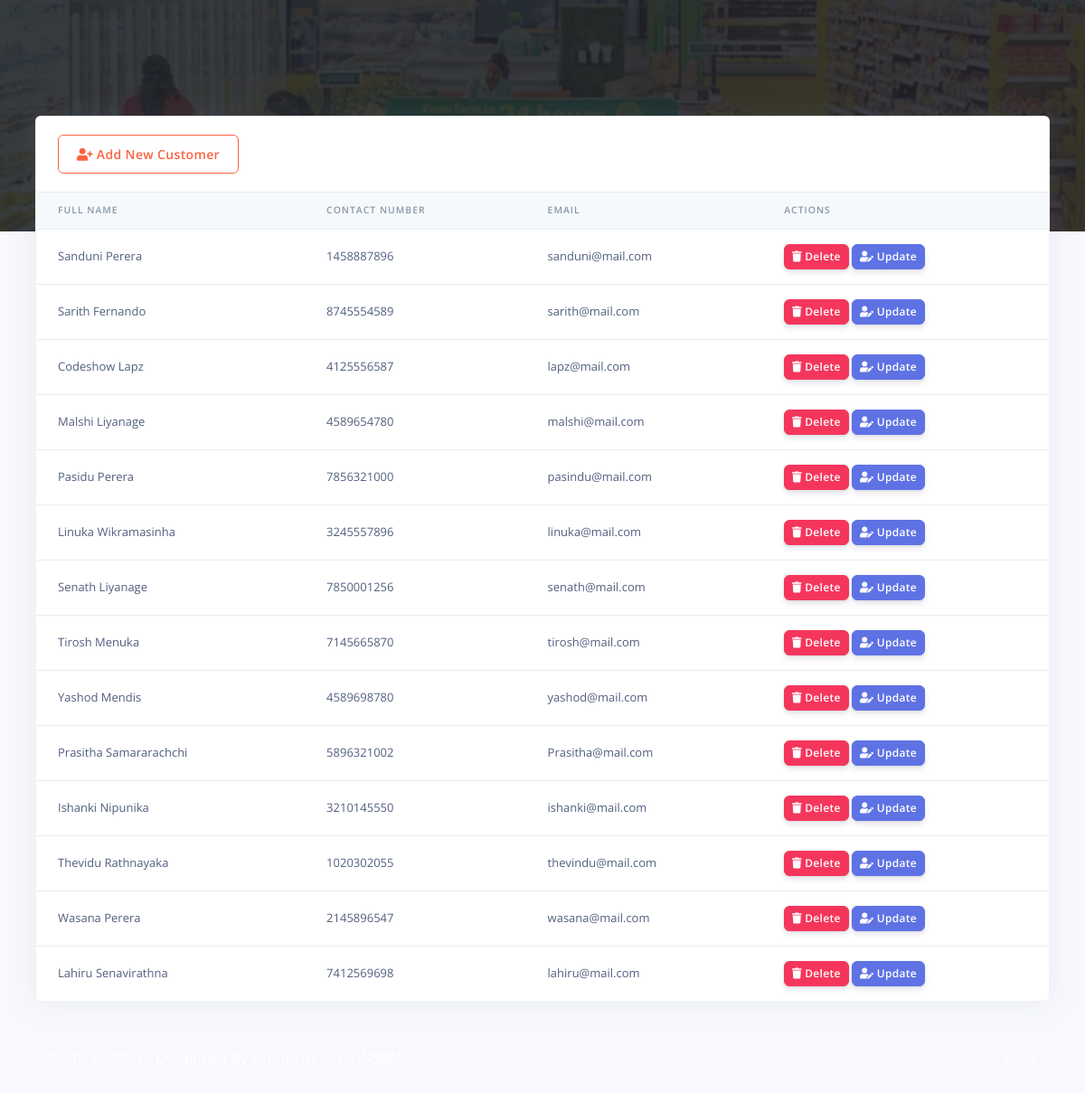
The page /Restro/admin/customes.php (signed in) on the database its author committed.
### tables this page shows
CREATE TABLE `rpos_customers` (
  `customer_id` varchar(200) NOT NULL,
  `customer_name` varchar(200) NOT NULL,
  `customer_phoneno` varchar(200) NOT NULL,
  `customer_email` varchar(200) NOT NULL,
  `customer_password` varchar(200) NOT NULL,
  `created_at` timestamp(6) NOT NULL DEFAULT current_timestamp(6) ON UPDATE current_timestamp(6)
);

### Restro/admin/customes.php (the view, shortened to what this page needs)
<?php
include('config/config.php');
require_once('partials/_head.php');
?>
<body>
  <?php
  require_once('partials/_sidebar.php');
  ?>
  <div class="main-content">
    <div class="container-fluid mt--8">
      <div class="row">
        <div class="col">
          <div class="card shadow">
            <div class="card-header border-0">
            <a href="add_customer.php" class="btn btn-outline-warning">
              <i class="fas fa-user-plus"></i> Add New Customer
            </a>
            </div>
            <div class="table-responsive">
              <table class="table align-items-center table-flush">
                <thead class="thead-light">
                  <tr>
                    <th scope="col">Full Name</th>
                    <th scope="col">Contact Number</th>
                    <th scope="col">Email</th>
                    <th scope="col">Actions</th>
                  </tr>
                </thead>
                <tbody>
                  <?php
                  $ret = "SELECT * FROM  rpos_customers  ORDER BY `rpos_customers`.`created_at` DESC ";
                  $stmt = $mysqli->prepare($ret);
                  $stmt->execute();
                  $res = $stmt->get_result();
                  while ($cust = $res->fetch_object()) {
                  ?>
                    <tr>
                      <td><?php echo $cust->customer_name; ?></td>
                      <td><?php echo $cust->customer_phoneno; ?></td>
                      <td><?php echo $cust->customer_email; ?></td>
                      <td>
                        <a href="customes.php?delete=<?php echo $cust->customer_id; ?>">
                          <button class="btn btn-sm btn-danger">
                            <i class="fas fa-trash"></i>
                            Delete
                          </button>
                        </a>
                        <a href="update_customer.php?update=<?php echo $cust->customer_id; ?>">
                          <button class="btn btn-sm btn-primary">
                            <i class="fas fa-user-edit"></i>
                            Update
                          </button>
                        </a>
                      </td>
                    </tr>
                  <?php } ?>
                </tbody>
              </table>
            </div>
          </div>
        </div>
      </div>
      <?php
      require_once('partials/_footer.php');
      ?>
    </div>
  </div>
</body>
</html>

### rows shown on the page
rpos_customers: customer_name "Sanduni Perera", customer_phoneno "1458887896", customer_email "sanduni@mail.com"
rpos_customers: customer_name "Sarith Fernando", customer_phoneno "8745554589", customer_email "sarith@mail.com"
rpos_customers: customer_name "Codeshow Lapz", customer_phoneno "4125556587", customer_email "lapz@mail.com"
rpos_customers: customer_name "Malshi Liyanage", customer_phoneno "4589654780", customer_email "malshi@mail.com"
rpos_customers: customer_name "Pasidu Perera", customer_phoneno "7856321000", customer_email "pasindu@mail.com"
rpos_customers: customer_name "Linuka Wikramasinha", customer_phoneno "3245557896", customer_email "linuka@mail.com"
rpos_customers: customer_name "Senath Liyanage", customer_phoneno "7850001256", customer_email "senath@mail.com"
rpos_customers: customer_name "Tirosh Menuka", customer_phoneno "7145665870", customer_email "tirosh@mail.com"
rpos_customers: customer_name "Yashod Mendis", customer_phoneno "4589698780", customer_email "yashod@mail.com"
rpos_customers: customer_name "Prasitha Samararachchi", customer_phoneno "5896321002", customer_email "Prasitha@mail.com"
rpos_customers: customer_name "Ishanki Nipunika", customer_phoneno "3210145550", customer_email "ishanki@mail.com"
rpos_customers: customer_name "Thevidu Rathnayaka", customer_phoneno "1020302055", customer_email "thevindu@mail.com"
rpos_customers: customer_name "Wasana Perera", customer_phoneno "2145896547", customer_email "wasana@mail.com"
rpos_customers: customer_name "Lahiru Senavirathna", customer_phoneno "7412569698", customer_email "lahiru@mail.com"
